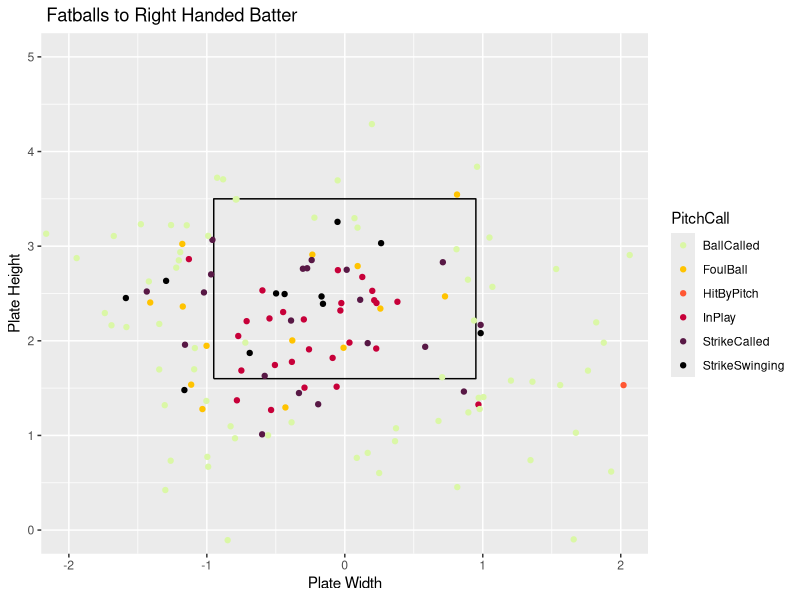
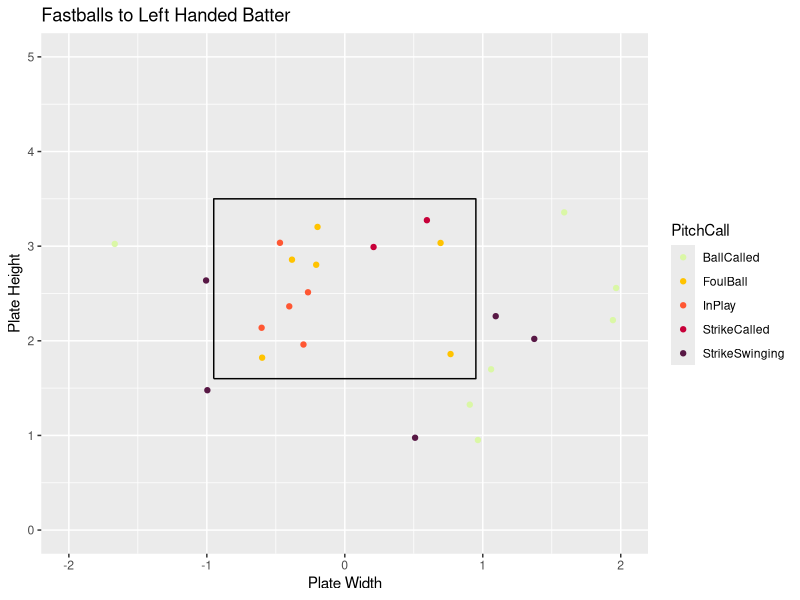

These charts were generated, in order, by the following R code:
## ---- chunk 1
knitr::opts_chunk$set(fig.align = "center", fig.width = 4, fig.height = 4, comment = NA, message = FALSE, warning = FALSE, echo = FALSE)
library(readr)
library(dplyr)
library(ggplot2)
library(tidyverse)
Master <- read_csv("Master.csv")
Pitcher <- Master %>%
  filter(Pitcher == "Hooper, Cole")
x <- c(-.95,.95,.95,-.95,-.95)
z <- c(1.6,1.6,3.5,3.5,1.6)
sz <- data_frame(x, z)
## ---- chunk 2
FastballsThrownR <- Pitcher %>%
  filter(TaggedPitchType == "Fastball" & BatterSide == "Right" & RelSpeed)
ggplot() +
  geom_path(data = sz, aes(x = x, y = z)) +
  coord_equal() +
  xlab("Plate Width") +
  ylab("Plate Height") +
  ggtitle(" Fatballs to Right Handed Batter") +
  geom_point(data = FastballsThrownR,aes(x = PlateLocSide, y = PlateLocHeight, color = PitchCall)) +
  coord_cartesian(xlim = c(-2, 2), ylim = c(0, 5)) +
  scale_color_discrete(limits = c("StrikeSwinging" ,"StrikeCalled", "BallCalled", "HitByPitch", "InPlay", "FoulBall", "Undefined")) +
  scale_color_manual(values = c("#DAF7A6","#FFC300", "#FF5733", "#C70039", "#581845", "#000000", "#009E73"))
## ---- chunk 3
FastballsThrownL <- Pitcher %>%
  filter(TaggedPitchType == "Fastball" & BatterSide == "Left")
ggplot() +
  geom_path(data = sz, aes(x = x, y = z)) +
  coord_equal() +
  xlab("Plate Width") +
  ylab("Plate Height") +
  ggtitle("Fastballs to Left Handed Batter") +
  geom_point(data = FastballsThrownL,aes(x = PlateLocSide, y = PlateLocHeight, color = PitchCall)) +
  coord_cartesian(xlim = c(-2, 2), ylim = c(0, 5)) +
  scale_color_discrete(limits = c("StrikeSwinging" ,"StrikeCalled", "BallCalled", "HitByPitch", "InPlay", "FoulBall", "Undefined")) +
  scale_color_manual(values = c("#DAF7A6","#FFC300", "#FF5733", "#C70039", "#581845", "#000000", "#009E73"))
